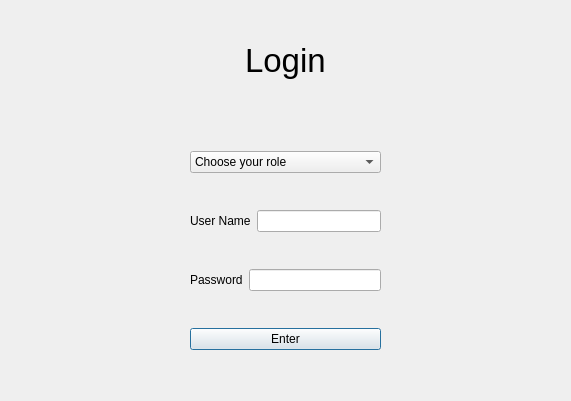
<?xml version="1.0" encoding="UTF-8"?>
<ui version="4.0">
 <class>LoginDialog</class>
 <widget class="QDialog" name="LoginDialog">
  <property name="geometry">
   <rect>
    <x>0</x>
    <y>0</y>
    <width>571</width>
    <height>401</height>
   </rect>
  </property>
  <property name="sizePolicy">
   <sizepolicy hsizetype="Maximum" vsizetype="Maximum">
    <horstretch>0</horstretch>
    <verstretch>0</verstretch>
   </sizepolicy>
  </property>
  <property name="windowTitle">
   <string>Dialog</string>
  </property>
  <widget class="QWidget" name="horizontalLayoutWidget_5">
   <property name="geometry">
    <rect>
     <x>0</x>
     <y>120</y>
     <width>571</width>
     <height>281</height>
    </rect>
   </property>
   <layout class="QHBoxLayout" name="horizontalLayout_5">
    <item>
     <spacer name="horizontalSpacer_4">
      <property name="orientation">
       <enum>Qt::Horizontal</enum>
      </property>
      <property name="sizeHint" stdset="0">
       <size>
        <width>40</width>
        <height>20</height>
       </size>
      </property>
     </spacer>
    </item>
    <item>
     <layout class="QVBoxLayout" name="verticalLayout_2">
      <item>
       <layout class="QHBoxLayout" name="horizontalLayout_2">
        <item>
         <widget class="QComboBox" name="comboBox">
          <item>
           <property name="text">
            <string>Choose your role</string>
           </property>
          </item>
          <item>
           <property name="text">
            <string>Admin</string>
           </property>
          </item>
          <item>
           <property name="text">
            <string>Manager</string>
           </property>
          </item>
          <item>
           <property name="text">
            <string>Consumer</string>
           </property>
          </item>
         </widget>
        </item>
       </layout>
      </item>
      <item>
       <layout class="QHBoxLayout" name="horizontalLayout_4">
        <item>
         <widget class="QLabel" name="label_Nickname">
          <property name="text">
           <string>User Name</string>
          </property>
         </widget>
        </item>
        <item>
         <widget class="QLineEdit" name="lineEdit_2"/>
        </item>
       </layout>
      </item>
      <item>
       <layout class="QHBoxLayout" name="horizontalLayout_3">
        <item>
         <widget class="QLabel" name="label_Password">
          <property name="text">
           <string>Password</string>
          </property>
         </widget>
        </item>
        <item>
         <widget class="QLineEdit" name="lineEdit"/>
        </item>
       </layout>
      </item>
      <item>
       <layout class="QHBoxLayout" name="horizontalLayout_6">
        <item>
         <widget class="QPushButton" name="pushButton_Login">
          <property name="text">
           <string>Enter</string>
          </property>
         </widget>
        </item>
       </layout>
      </item>
      <item>
       <spacer name="horizontalSpacer_3">
        <property name="orientation">
         <enum>Qt::Horizontal</enum>
        </property>
        <property name="sizeHint" stdset="0">
         <size>
          <width>40</width>
          <height>20</height>
         </size>
        </property>
       </spacer>
      </item>
     </layout>
    </item>
    <item>
     <spacer name="horizontalSpacer_5">
      <property name="orientation">
       <enum>Qt::Horizontal</enum>
      </property>
      <property name="sizeHint" stdset="0">
       <size>
        <width>40</width>
        <height>20</height>
       </size>
      </property>
     </spacer>
    </item>
   </layout>
  </widget>
  <widget class="QWidget" name="horizontalLayoutWidget">
   <property name="geometry">
    <rect>
     <x>0</x>
     <y>0</y>
     <width>571</width>
     <height>121</height>
    </rect>
   </property>
   <layout class="QHBoxLayout" name="horizontalLayout">
    <item>
     <spacer name="horizontalSpacer_2">
      <property name="orientation">
       <enum>Qt::Horizontal</enum>
      </property>
      <property name="sizeHint" stdset="0">
       <size>
        <width>40</width>
        <height>20</height>
       </size>
      </property>
     </spacer>
    </item>
    <item>
     <widget class="QLabel" name="label_Login">
      <property name="font">
       <font>
        <pointsize>25</pointsize>
       </font>
      </property>
      <property name="text">
       <string>Login</string>
      </property>
     </widget>
    </item>
    <item>
     <spacer name="horizontalSpacer">
      <property name="orientation">
       <enum>Qt::Horizontal</enum>
      </property>
      <property name="sizeHint" stdset="0">
       <size>
        <width>40</width>
        <height>20</height>
       </size>
      </property>
     </spacer>
    </item>
   </layout>
  </widget>
 </widget>
 <resources/>
 <connections/>
</ui>
